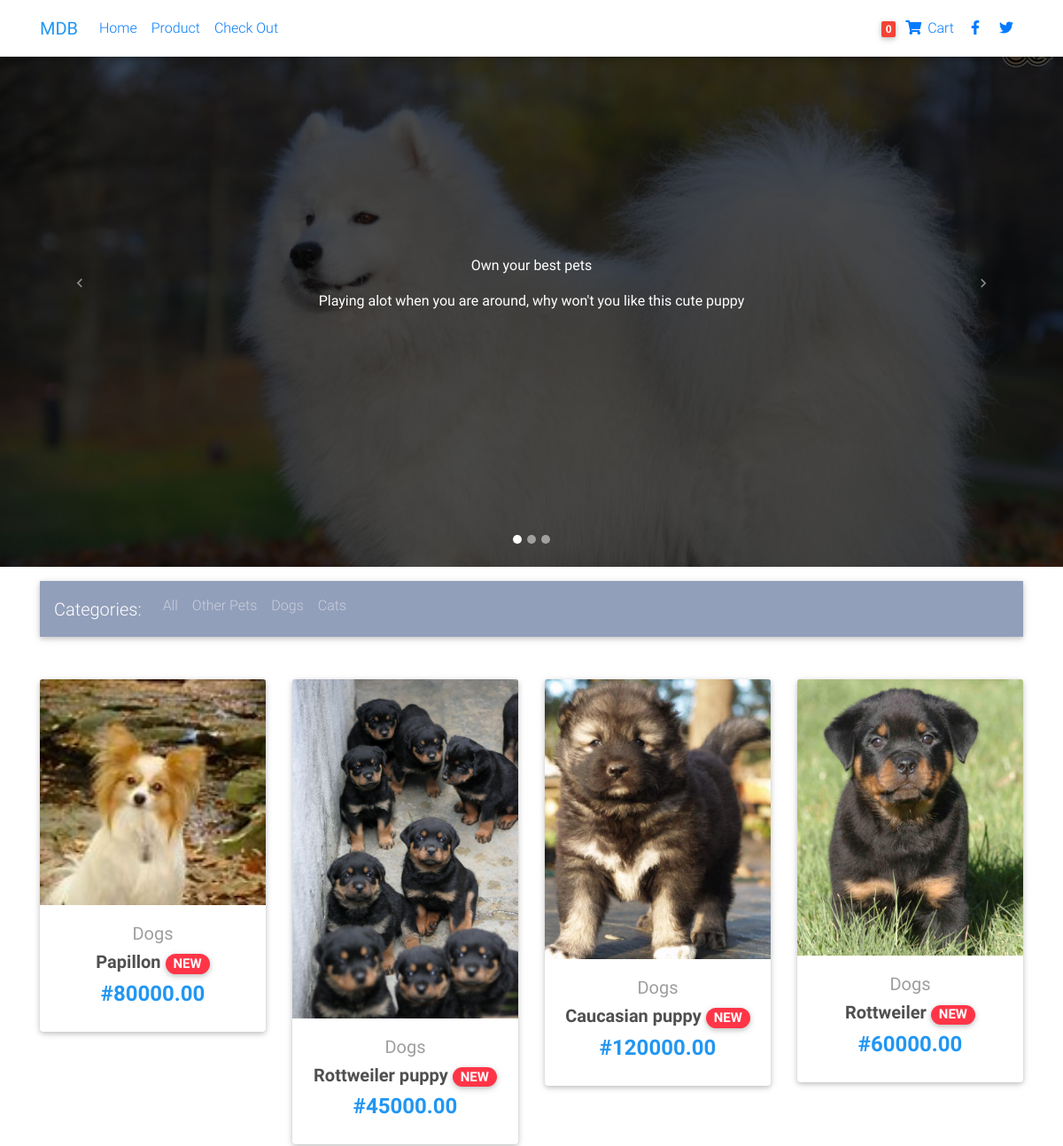
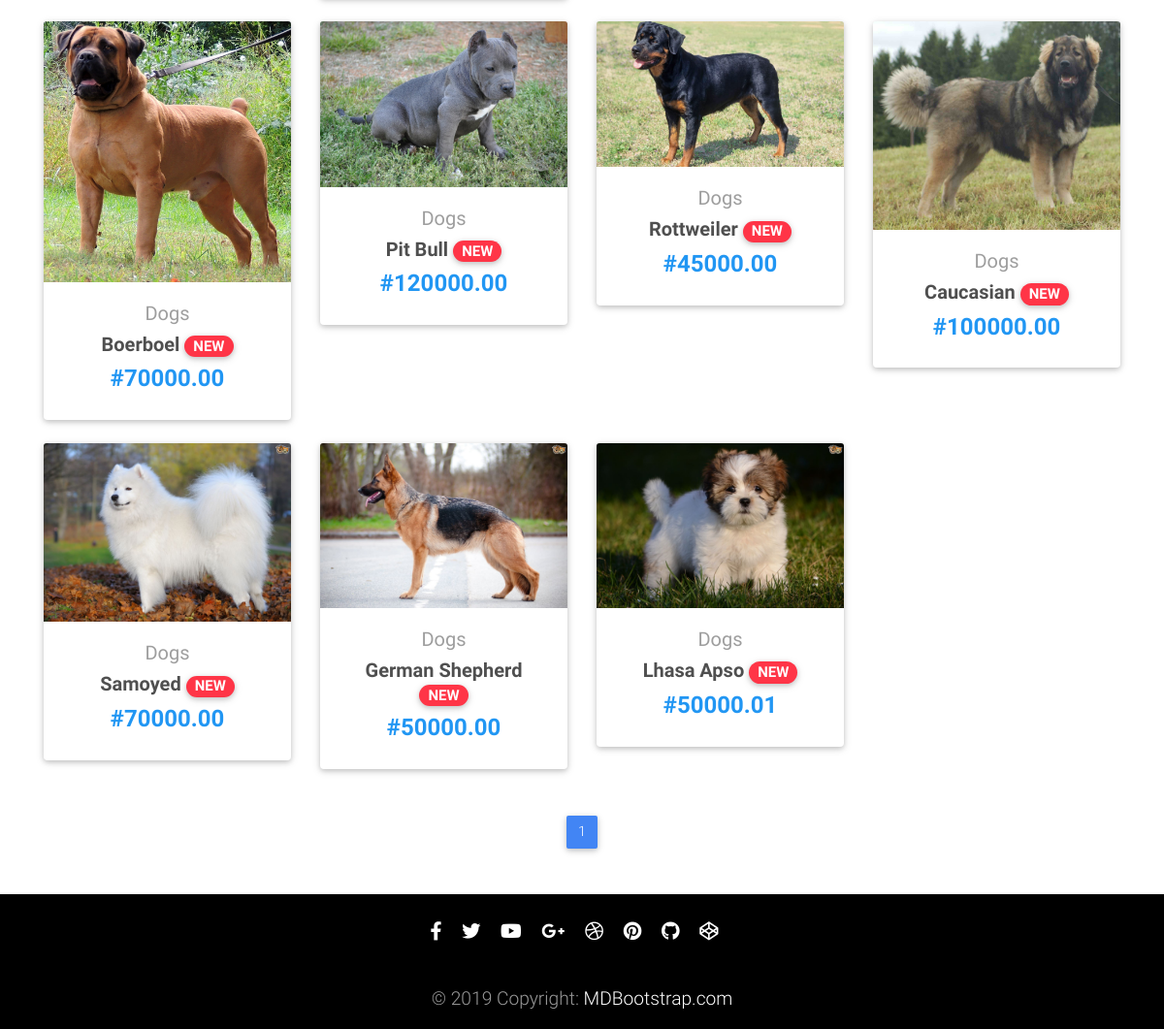
/dogs/, run on the app's committed database (2 pictures, top to bottom).
### store/models.py (models this page shows, shortened)
class Category(models.Model):
    name = models.CharField(max_length=200, db_index=True)
    slug = models.SlugField(max_length=300, unique=True)
    class Meta:
        ordering = ("-name",)
        verbose_name = "category"
        verbose_name_plural = "categories"
    def __str__(self):
        return self.name
    def get_absolute_url(self):
        return reverse("store:store_page", args=[self.slug])

class Product(models.Model):
    category = models.ForeignKey(
        Category, on_delete=models.CASCADE, related_name="products")
    name = models.CharField(max_length=200, db_index=True)
    slug = models.SlugField(max_length=300, db_index=True)
    image = models.ImageField(upload_to="product", blank=True, null=True)
    price = models.DecimalField(max_digits=10, decimal_places=2)
    available = models.BooleanField(default=False)
    description = models.TextField(blank=True, null=True)
    created = models.DateTimeField(auto_now_add=True)
    updated = models.DateTimeField(auto_now=True)
    class Meta:
        ordering = ("-created",)
        index_together = (("id", "slug"),)
    def get_absolute_url(self):
        return reverse("store:detail_page", args=[self.slug, self.id])
    @property
    def imageURL(self):
        try:
            url = self.image.url
        except ValueError:
            url = ''
        return url

### store/views.py (the view)
# urls.py: path("", views.store_page, name="store_page"),
def store_page(request, category_slug=None):
    category = None
    categories = Category.objects.all()
    product = Product.objects.filter(available=True)
    if category_slug:
        category = get_object_or_404(Category, slug=category_slug)
        product = category.products.filter(available=True)
    paginator = Paginator(product, 12)
    page = request.GET.get("page")
    try:
        product = paginator.page(page)
    except PageNotAnInteger:
        product = paginator.page(1)
    except EmptyPage:
        product = paginator.page(page.num_pages)
    return render(request, 'store-page.html', dict(category=category, categories=categories,
                                                   product=product, page=page))

### cart/cart.py (called while the page is built)
    def __len__(self):
        return sum(items["quantity"] for items in self.cart.values())

### cart/context_processor.py (called while the page is built)
def cart(request):
    cart = Cart(request)
    return {"cart": cart }

### templates/store-page.html (shortened to what this page needs)
<!DOCTYPE html>
{% load static %}
<html lang="en">
<head>
  <link rel="stylesheet" href="https://use.fontawesome.com/releases/v5.11.2/css/all.css">
  <link href="{% static 'css/bootstrap.min.css' %}" rel="stylesheet">
  <link href="{% static 'css/mdb.min.css' %}" rel="stylesheet">
  <link href="{% static 'css/style.min.css' %}" rel="stylesheet">
</head>
<body>
  <nav class="navbar fixed-top navbar-expand-lg navbar-primary white scrolling-navbar">
    <div class="container">
      <a class="navbar-brand waves-effect" href="{% url 'payment:payment_process' %}" target="_blank">
        <strong class="blue-text">MDB</strong>
      </a>
      <div class="collapse navbar-collapse" id="navbarSupportedContent">
        <ul class="navbar-nav mr-auto">
          <li class="nav-item">
            <a class="nav-link waves-effect" href="{% url 'store:store_page' %}">Home
            </a>
          </li>
          <li class="nav-item">
            <a class="nav-link waves-effect" href="https://mdbootstrap.com/docs/jquery/">Product</a>
          </li>
          <li class="nav-item">
            <a class="nav-link waves-effect" href="{% url 'orders:order_page' %}">Check
              Out
            </a>
          </li>
        </ul>
        <ul class="navbar-nav nav-flex-icons">
          {% with total_item=cart|length %}
          <li class="nav-item">
            <a class="nav-link waves-effect" href="{% url 'cart:cart_page' %}">
              <span class="badge red z-depth-1 mr-1">{{ total_item }}</span>
              <i class="fas fa-shopping-cart"></i>
              <span class="clearfix d-none d-sm-inline-block"> Cart </span>
            </a>
          </li>
          {% endwith %}
          <li class="nav-item">
            <a href="https://www.facebook.com/mdbootstrap" class="nav-link waves-effect" target="_blank">
              <i class="fab fa-facebook-f"></i>
            </a>
          </li>
          <li class="nav-item">
            <a href="https://twitter.com/MDBootstrap" class="nav-link waves-effect" target="_blank">
              <i class="fab fa-twitter"></i>
            </a>
          </li>
        </ul>
      </div>
    </div>
  </nav>
  <div id="carousel-example-1z" class="carousel slide carousel-fade pt-4" data-ride="carousel">
    <ol class="carousel-indicators">
      <li data-target="#carousel-example-1z" data-slide-to="0" class="active"></li>
      <li data-target="#carousel-example-1z" data-slide-to="1"></li>
      <li data-target="#carousel-example-1z" data-slide-to="2"></li>
    </ol>
    <div class="carousel-inner" role="listbox">
      <div class="carousel-item active">
        <div class="view"
          style="background-image: url({% static 'img/samoyed.jpg'%}); background-repeat: no-repeat; background-size: cover;">
          <div class="mask rgba-black-strong d-flex justify-content-center align-items-center">
            <div class="text-center white-text mx-5 wow fadeIn">
              <p>
                <strong>Own your best pets</strong>
              </p>
              <p class="mb-4 d-none d-md-block">
                <strong>Playing alot when you are around, why won't you like this cute puppy</strong>
              </p>
            </div>
          </div>
        </div>
      </div>
    </div>
    <a class="carousel-control-prev" href="#carousel-example-1z" role="button" data-slide="prev">
      <span class="carousel-control-prev-icon" aria-hidden="true"></span>
    </a>
    <a class="carousel-control-next" href="#carousel-example-1z" role="button" data-slide="next">
      <span class="carousel-control-next-icon" aria-hidden="true"></span>
    </a>
  </div>
  <main id="mainsection">
    <div class="container">
      <nav class="navbar navbar-expand-lg navbar-dark mdb-color lighten-3 mt-3 mb-5">
        <span class="navbar-brand">Categories:</span>
        <div class="collapse navbar-collapse" id="basicExampleNav">
          <ul class="navbar-nav mr-auto">
            <li {% if not category %} class="nav-item active" {% endif %}>
              <a class="nav-link" href="{% url 'store:store_page' %}">All
              </a>
            </li>
            {% for c in categories %}
            <li {% if category.slug is c.slug %} class="nav-item active" {% endif %}>
              <a class="nav-link" href="{{ c.get_absolute_url }}">{{ c.name }}</a>
            </li>
            {% endfor %}
          </ul>
      </nav>
      <section class="text-center mb-4">
        <div class="row wow fadeIn">
          {% for prod in product %}
          <div class="col-lg-3 col-md-6 mb-4">
            <div class="card">
              <div class="view overlay">
                <img src="{% if prod.image %}{{ prod.imageURL }}{%else %}{% static 'img/cart.png' %}{% endif %}"
                  class="card-img-top" alt="{{ prod.name }}">
              </div>
              <div class="card-body text-center">
                <a href="{{ prod.category.get_absolute_url }}" class="grey-text">
                  <h5>{{ prod.category }}</h5>
                </a>
                <h5>
                  <strong>
                    <a href="{{ prod.get_absolute_url }}" class="dark-grey-text">{{ prod.name }}
                      <span class="badge badge-pill danger-color">NEW</span>
                    </a>
                  </strong>
                </h5>
                <h4 class="font-weight-bold blue-text">
                  <strong>#{{ prod.price }}</strong>
                </h4>
              </div>
            </div>
          </div>
          {% endfor %}
        </div>
      </section>
    </div>
  </main>
  <div class="container">
    <nav class="d-flex justify-content-center wow fadeIn">
      {% with page=product %}
      <ul class="pagination pg-blue">
        <li class="page-item active">
          <a class="page-link" href="?page={{ page.number }}">{{ page.number }}
          </a>
        </li>
      </ul>
      {% endwith %}
    </nav>
  </div>
  <footer id="footer" class="page-footer wow fadeIn">
    <hr class="my-4">
    <div class="pb-4">
      <a href="https://www.facebook.com/mdbootstrap" target="_blank">
        <i class="fab fa-facebook-f mr-3"></i>
      </a>
      <a href="https://twitter.com/MDBootstrap" target="_blank">
        <i class="fab fa-twitter mr-3"></i>
      </a>
      <a href="https://www.youtube.com/watch?v=7MUISDJ5ZZ4" target="_blank">
        <i class="fab fa-youtube mr-3"></i>
      </a>
      <a href="https://plus.google.com/u/0/b/107863090883699620484" target="_blank">
        <i class="fab fa-google-plus-g mr-3"></i>
      </a>
      <a href="https://dribbble.com/mdbootstrap" target="_blank">
        <i class="fab fa-dribbble mr-3"></i>
      </a>
      <a href="https://pinterest.com/mdbootstrap" target="_blank">
        <i class="fab fa-pinterest mr-3"></i>
      </a>
      <a href="https://github.com/mdbootstrap/bootstrap-material-design" target="_blank">
        <i class="fab fa-github mr-3"></i>
      </a>
      <a href="http://codepen.io/mdbootstrap/" target="_blank">
        <i class="fab fa-codepen mr-3"></i>
      </a>
    </div>
    <div class="footer-copyright py-3">
      © 2019 Copyright:
      <a href="https://mdbootstrap.com/education/bootstrap/" target="_blank"> MDBootstrap.com </a>
    </div>
  </footer>
</body>
</html>

### templates/store-page.html (style rules this page uses)
html, body, header, .carousel { height: 80vh; }
html, body { height: 100%; }
#mainsection { min-height: 100%; }
#footer { background-color: black; text-align: center; font-size: larger; position: relative; }

### data on the page
Category: name "Other Pets"
Category: name "Dogs"
Category: name "Cats"
Product: image (picture), category "Dogs", name "Papillon", price "80000.00"
Product: image (picture), category "Dogs", name "Rottweiler puppy", price "45000.00"
Product: image (picture), category "Dogs", name "Caucasian puppy", price "120000.00"
Product: image+name (picture), category "Dogs", name "Rottweiler", price "60000.00"
Product: image (picture), category "Dogs", name "Boerboel", price "70000.00"
Product: image (picture), category "Dogs", name "Pit Bull", price "120000.00"
Product: image+name (picture), category "Dogs", name "Rottweiler", price "45000.00"
Product: image (picture), category "Dogs", name "Caucasian", price "100000.00"
Product: image (picture), category "Dogs", name "Samoyed", price "70000.00"
Product: image (picture), category "Dogs", name "German Shepherd", price "50000.00"
Product: image (picture), category "Dogs", name "Lhasa Apso", price "50000.01"

### other printed values
{{ total_item }} "0"
{{ page.number }} "1"
